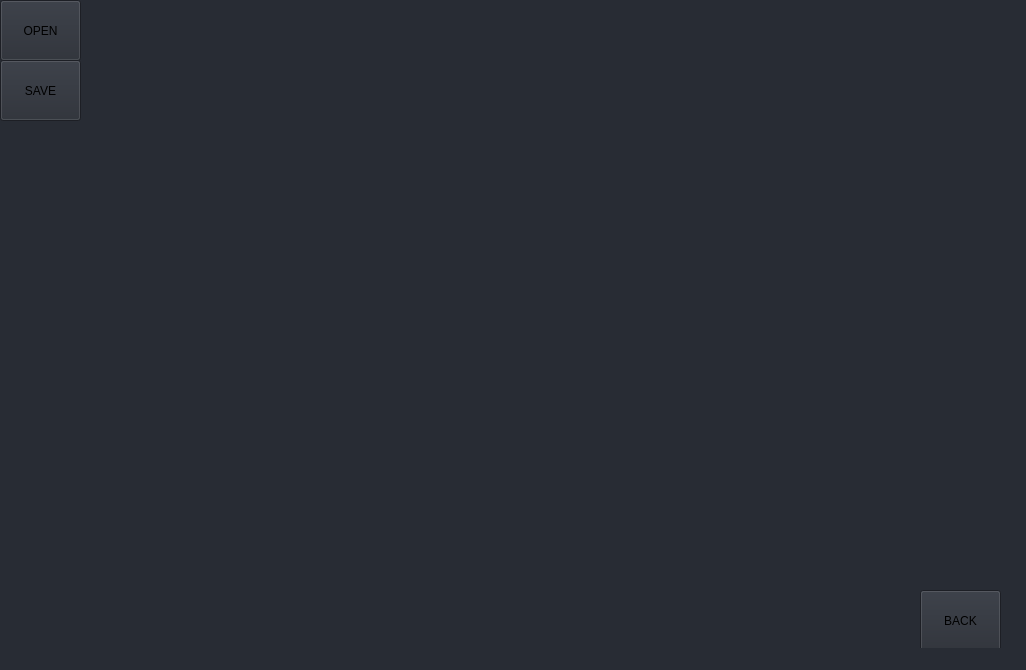
<?xml version="1.0" encoding="UTF-8"?>
<ui version="4.0">
 <class>MainWindow</class>
 <widget class="QMainWindow" name="MainWindow">
  <property name="geometry">
   <rect>
    <x>0</x>
    <y>0</y>
    <width>1026</width>
    <height>670</height>
   </rect>
  </property>
  <property name="windowTitle">
   <string>MainWindow</string>
  </property>
  <property name="autoFillBackground">
   <bool>false</bool>
  </property>
  <property name="styleSheet">
   <string notr="true">background-color: rgb(40, 44, 52);</string>
  </property>
  <widget class="QWidget" name="centralwidget">
   <widget class="QPushButton" name="pushButton">
    <property name="geometry">
     <rect>
      <x>0</x>
      <y>0</y>
      <width>81</width>
      <height>61</height>
     </rect>
    </property>
    <property name="styleSheet">
     <string notr="true"/>
    </property>
    <property name="text">
     <string>OPEN</string>
    </property>
    <property name="icon">
     <iconset theme="open"/>
    </property>
    <property name="iconSize">
     <size>
      <width>24</width>
      <height>24</height>
     </size>
    </property>
   </widget>
   <widget class="QPushButton" name="pushButton_2">
    <property name="geometry">
     <rect>
      <x>0</x>
      <y>60</y>
      <width>81</width>
      <height>61</height>
     </rect>
    </property>
    <property name="styleSheet">
     <string notr="true"/>
    </property>
    <property name="text">
     <string>SAVE</string>
    </property>
    <property name="icon">
     <iconset theme="open">
      <normaloff>../</normaloff>../</iconset>
    </property>
    <property name="iconSize">
     <size>
      <width>24</width>
      <height>24</height>
     </size>
    </property>
   </widget>
   <widget class="QPushButton" name="pushButton_3">
    <property name="geometry">
     <rect>
      <x>920</x>
      <y>590</y>
      <width>81</width>
      <height>61</height>
     </rect>
    </property>
    <property name="styleSheet">
     <string notr="true"/>
    </property>
    <property name="text">
     <string>BACK</string>
    </property>
    <property name="icon">
     <iconset theme="open">
      <normaloff>../</normaloff>../</iconset>
    </property>
    <property name="iconSize">
     <size>
      <width>24</width>
      <height>24</height>
     </size>
    </property>
   </widget>
  </widget>
  <widget class="QStatusBar" name="statusbar"/>
 </widget>
 <resources/>
 <connections/>
</ui>
